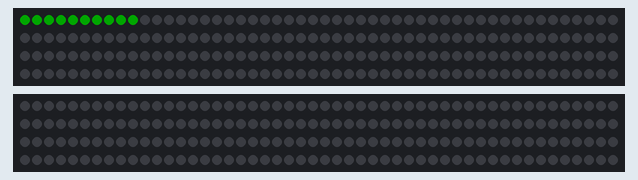
The sketch below on a simulated Arduino Uno, built with avr-gcc and run on an emulated ATmega328P. Parts: 2 × 200 RGB LEDs in strip order, left to right, continuing on the next row. Dim RGB values are drawn brighter than linear.

Above: at 3.1 s.

The sketch:

sketch_may04b.ino
```cpp
#include <FastLED.h>

#define LED_PIN     11


#define LED_PIN1     12
#define NUM_LEDS    200
#define BRIGHTNESS  80
#define LED_TYPE    WS2812B
#define COLOR_ORDER GRB
#define SPEED 400

CRGB leds[NUM_LEDS];
CRGB leds1[NUM_LEDS];

void setup() {
  delay( 3000 ); // power-up safety delay

  // the wiki features a much more basic setup line:
  FastLED.addLeds<LED_TYPE, LED_PIN, COLOR_ORDER>(leds, NUM_LEDS);

  FastLED.addLeds<LED_TYPE, LED_PIN1, COLOR_ORDER>(leds1, NUM_LEDS);
  FastLED.setBrightness(  BRIGHTNESS );
}

void loop() {
  s(leds);
  s(leds1);

 }
void s(CRGB *leds)
{
 int i;
 for(i=0;i<10;i++)
  {
  leds[i] = CRGB::Green;
  }
  FastLED.show();
  delay(1000);
  for(i=0;i<10;i++)
  {
  leds[i] = CRGB::Black;
  }
  FastLED.show();
  delay(1000);
  }


//void loop() {
//  s(leds);
//
// }
//void s(CRGB leds)
//{
// int i;
// for(i=0;i<10;i++)
//  {
//  leds[i] = CRGB::Green;
//  }
//  FastLED.show();
//  delay(1000);
//  for(i=0;i<10;i++)
//  {
//  leds[i] = CRGB::Black;
//  }
//  FastLED.show();
//  delay(1000);
//  }
```
